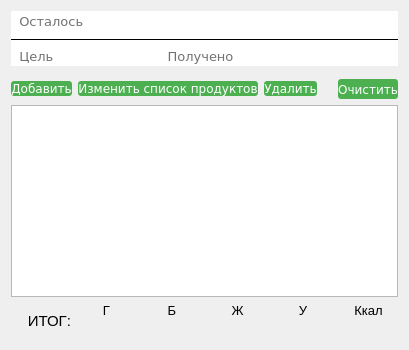
      <widget class="QWidget" name="pageCalculator">
       <layout class="QGridLayout" name="gridLayout_8">
        <item row="1" column="0">
         <layout class="QHBoxLayout" name="buttonLayout">
          <item>
           <widget class="QPushButton" name="pushButtonAdd">
            <property name="font">
             <font>
              <family>Verdana</family>
              <pointsize>9</pointsize>
             </font>
            </property>
            <property name="styleSheet">
             <string notr="true">QPushButton {
	color: rgb(255, 255, 255);
	background-color: rgb(76, 175, 80);
	border-radius: 3px;
	padding: .5em 2em;
}

QPushButton::pressed {
	background-color: rgb(89, 204, 93);
}

QPushButton::hover {
	background-color: rgb(89, 204, 93);
}</string>
            </property>
            <property name="text">
             <string>Добавить</string>
            </property>
            <property name="icon">
             <iconset resource="res/resources.qrc">
              <normaloff>:/action/images/add.png</normaloff>:/action/images/add.png</iconset>
            </property>
            <property name="iconSize">
             <size>
              <width>24</width>
              <height>24</height>
             </size>
            </property>
            <property name="autoExclusive">
             <bool>false</bool>
            </property>
           </widget>
          </item>
          <item>
           <widget class="QPushButton" name="pushButtonEdit">
            <property name="font">
             <font>
              <family>Verdana</family>
              <pointsize>9</pointsize>
             </font>
            </property>
            <property name="styleSheet">
             <string notr="true">QPushButton {
	color: rgb(255, 255, 255);
	background-color: rgb(76, 175, 80);
	border-radius: 3px;
	padding: .5em 2em;
}

QPushButton::pressed {
	background-color: rgb(89, 204, 93);
}

QPushButton::hover {
	background-color: rgb(89, 204, 93);
}</string>
            </property>
            <property name="text">
             <string>Изменить список продуктов</string>
            </property>
            <property name="icon">
             <iconset resource="res/resources.qrc">
              <normaloff>:/action/images/edit.png</normaloff>:/action/images/edit.png</iconset>
            </property>
            <property name="iconSize">
             <size>
              <width>24</width>
              <height>24</height>
             </size>
            </property>
           </widget>
          </item>
          <item>
           <widget class="QPushButton" name="pushButtonDel">
            <property name="sizePolicy">
             <sizepolicy hsizetype="Minimum" vsizetype="Fixed">
              <horstretch>0</horstretch>
              <verstretch>0</verstretch>
             </sizepolicy>
            </property>
            <property name="font">
             <font>
              <family>Verdana</family>
              <pointsize>9</pointsize>
             </font>
            </property>
            <property name="styleSheet">
             <string notr="true">QPushButton {
	color: rgb(255, 255, 255);
	background-color: rgb(76, 175, 80);
	border-radius: 3px;
	padding: .5em 2em;
}

QPushButton::pressed {
	background-color: rgb(89, 204, 93);
}

QPushButton::hover {
	background-color: rgb(89, 204, 93);
}</string>
            </property>
            <property name="text">
             <string>Удалить</string>
            </property>
            <property name="icon">
             <iconset resource="res/resources.qrc">
              <normaloff>:/action/images/delete.png</normaloff>:/action/images/delete.png</iconset>
            </property>
            <property name="iconSize">
             <size>
              <width>24</width>
              <height>24</height>
             </size>
            </property>
            <property name="flat">
             <bool>false</bool>
            </property>
           </widget>
          </item>
          <item>
           <spacer name="horizontalSpacer">
            <property name="orientation">
             <enum>Qt::Horizontal</enum>
            </property>
            <property name="sizeHint" stdset="0">
             <size>
              <width>15</width>
              <height>20</height>
             </size>
            </property>
           </spacer>
          </item>
          <item>
           <widget class="QPushButton" name="pushButtonClean">
            <property name="sizePolicy">
             <sizepolicy hsizetype="Minimum" vsizetype="Minimum">
              <horstretch>0</horstretch>
              <verstretch>0</verstretch>
             </sizepolicy>
            </property>
            <property name="font">
             <font>
              <family>Verdana</family>
              <pointsize>9</pointsize>
             </font>
            </property>
            <property name="styleSheet">
             <string notr="true">QPushButton {
	color: rgb(255, 255, 255);
	background-color: rgb(76, 175, 80);
	border-radius: 3px;
	padding: .5em 2em;
}

QPushButton::pressed {
	background-color: rgb(89, 204, 93);
}

QPushButton::hover {
	background-color: rgb(89, 204, 93);
}</string>
            </property>
            <property name="text">
             <string>Очистить</string>
            </property>
           </widget>
          </item>
         </layout>
        </item>
        <item row="3" column="0">
         <layout class="QGridLayout" name="gridLayoutConclusion">
          <item row="0" column="1">
           <widget class="QLabel" name="label_31">
            <property name="font">
             <font>
              <pointsize>10</pointsize>
              <weight>50</weight>
              <bold>false</bold>
             </font>
            </property>
            <property name="text">
             <string>Г</string>
            </property>
            <property name="alignment">
             <set>Qt::AlignCenter</set>
            </property>
           </widget>
          </item>
          <item row="0" column="5">
           <widget class="QLabel" name="label_38">
            <property name="font">
             <font>
              <pointsize>10</pointsize>
              <weight>50</weight>
              <bold>false</bold>
             </font>
            </property>
            <property name="text">
             <string>Ккал</string>
            </property>
            <property name="alignment">
             <set>Qt::AlignCenter</set>
            </property>
           </widget>
          </item>
          <item row="0" column="3">
           <widget class="QLabel" name="label_35">
            <property name="font">
             <font>
              <pointsize>10</pointsize>
              <weight>50</weight>
              <bold>false</bold>
             </font>
            </property>
            <property name="text">
             <string>Ж</string>
            </property>
            <property name="alignment">
             <set>Qt::AlignCenter</set>
            </property>
           </widget>
          </item>
          <item row="0" column="2">
           <widget class="QLabel" name="label_32">
            <property name="font">
             <font>
              <pointsize>10</pointsize>
              <weight>50</weight>
              <bold>false</bold>
             </font>
            </property>
            <property name="text">
             <string>Б</string>
            </property>
            <property name="alignment">
             <set>Qt::AlignCenter</set>
            </property>
           </widget>
          </item>
          <item row="0" column="4">
           <widget class="QLabel" name="label_36">
            <property name="font">
             <font>
              <pointsize>10</pointsize>
              <weight>50</weight>
              <bold>false</bold>
             </font>
            </property>
            <property name="text">
             <string>У</string>
            </property>
            <property name="alignment">
             <set>Qt::AlignCenter</set>
            </property>
           </widget>
          </item>
          <item row="1" column="1">
           <widget class="QLabel" name="lblWeight">
            <property name="font">
             <font>
              <pointsize>10</pointsize>
              <weight>50</weight>
              <bold>false</bold>
             </font>
            </property>
            <property name="text">
             <string/>
            </property>
            <property name="alignment">
             <set>Qt::AlignCenter</set>
            </property>
           </widget>
          </item>
          <item row="0" column="0" rowspan="2">
           <widget class="QLabel" name="label_29">
            <property name="font">
             <font>
              <pointsize>11</pointsize>
              <weight>50</weight>
              <bold>false</bold>
             </font>
            </property>
            <property name="text">
             <string>ИТОГ:</string>
            </property>
            <property name="alignment">
             <set>Qt::AlignRight|Qt::AlignTrailing|Qt::AlignVCenter</set>
            </property>
           </widget>
          </item>
          <item row="1" column="2">
           <widget class="QLabel" name="lblProtein_Conclusion">
            <property name="font">
             <font>
              <pointsize>10</pointsize>
              <weight>50</weight>
              <bold>false</bold>
             </font>
            </property>
            <property name="text">
             <string/>
            </property>
            <property name="alignment">
             <set>Qt::AlignCenter</set>
            </property>
           </widget>
          </item>
          <item row="1" column="3">
           <widget class="QLabel" name="lblFat_Conclusion">
            <property name="font">
             <font>
              <pointsize>10</pointsize>
              <weight>50</weight>
              <bold>false</bold>
             </font>
            </property>
            <property name="text">
             <string/>
            </property>
            <property name="alignment">
             <set>Qt::AlignCenter</set>
            </property>
           </widget>
          </item>
          <item row="1" column="4">
           <widget class="QLabel" name="lblCarbohydrate_Conlusion">
            <property name="font">
             <font>
              <pointsize>10</pointsize>
              <weight>50</weight>
              <bold>false</bold>
             </font>
            </property>
            <property name="text">
             <string/>
            </property>
            <property name="alignment">
             <set>Qt::AlignCenter</set>
            </property>
           </widget>
          </item>
          <item row="1" column="5">
           <widget class="QLabel" name="lblCalorie_Conclusion">
            <property name="font">
             <font>
              <pointsize>10</pointsize>
              <weight>50</weight>
              <bold>false</bold>
             </font>
            </property>
            <property name="text">
             <string/>
            </property>
            <property name="alignment">
             <set>Qt::AlignCenter</set>
            </property>
           </widget>
          </item>
         </layout>
        </item>
        <item row="2" column="0">
         <widget class="QTableView" name="tableView">
          <property name="font">
           <font>
            <family>Segoe UI</family>
            <pointsize>9</pointsize>
           </font>
          </property>
          <property name="styleSheet">
           <string notr="true"/>
          </property>
          <attribute name="horizontalHeaderCascadingSectionResizes">
           <bool>false</bool>
          </attribute>
          <attribute name="horizontalHeaderStretchLastSection">
           <bool>true</bool>
          </attribute>
          <attribute name="verticalHeaderVisible">
           <bool>false</bool>
          </attribute>
          <attribute name="verticalHeaderHighlightSections">
           <bool>false</bool>
          </attribute>
          <attribute name="verticalHeaderStretchLastSection">
           <bool>false</bool>
          </attribute>
         </widget>
        </item>
        <item row="0" column="0">
         <layout class="QGridLayout" name="gridLayout_target">
          <property name="topMargin">
           <number>0</number>
          </property>
          <property name="bottomMargin">
           <number>7</number>
          </property>
          <property name="spacing">
           <number>0</number>
          </property>
          <item row="0" column="0">
           <widget class="QLabel" name="label_3">
            <property name="font">
             <font>
              <family>Verdana</family>
              <pointsize>10</pointsize>
             </font>
            </property>
            <property name="styleSheet">
             <string notr="true">color: rgb(114, 114, 114);
background-color: rgb(255, 255, 255);</string>
            </property>
            <property name="frameShape">
             <enum>QFrame::NoFrame</enum>
            </property>
            <property name="frameShadow">
             <enum>QFrame::Plain</enum>
            </property>
            <property name="text">
             <string>  Осталось   </string>
            </property>
           </widget>
          </item>
          <item row="2" column="2">
           <widget class="QLabel" name="labelTarget">
            <property name="font">
             <font>
              <family>Verdana</family>
              <pointsize>12</pointsize>
             </font>
            </property>
            <property name="styleSheet">
             <string notr="true">background-color: rgb(255, 255, 255);
color: rgb(64, 165, 223);</string>
            </property>
            <property name="text">
             <string/>
            </property>
            <property name="alignment">
             <set>Qt::AlignRight|Qt::AlignTrailing|Qt::AlignVCenter</set>
            </property>
           </widget>
          </item>
          <item row="2" column="0">
           <widget class="QLabel" name="label_5">
            <property name="font">
             <font>
              <family>Verdana</family>
              <pointsize>10</pointsize>
             </font>
            </property>
            <property name="styleSheet">
             <string notr="true">color: rgb(114, 114, 114);
background-color: rgb(255, 255, 255);</string>
            </property>
            <property name="text">
             <string>  Цель</string>
            </property>
           </widget>
          </item>
          <item row="2" column="8">
           <widget class="QLabel" name="labelRecievedCcal">
            <property name="font">
             <font>
              <family>Verdana</family>
              <pointsize>12</pointsize>
             </font>
            </property>
            <property name="styleSheet">
             <string notr="true">background-color: rgb(255, 255, 255);
color: rgb(250, 150, 90);</string>
            </property>
            <property name="text">
             <string/>
            </property>
           </widget>
          </item>
          <item row="2" column="7">
           <widget class="QLabel" name="labelRecieved">
            <property name="font">
             <font>
              <family>Verdana</family>
              <pointsize>12</pointsize>
             </font>
            </property>
            <property name="styleSheet">
             <string notr="true">background-color: rgb(255, 255, 255);
color: rgb(250, 150, 90);</string>
            </property>
            <property name="text">
             <string/>
            </property>
            <property name="alignment">
             <set>Qt::AlignRight|Qt::AlignTrailing|Qt::AlignVCenter</set>
            </property>
           </widget>
          </item>
          <item row="2" column="6">
           <widget class="QLabel" name="label_7">
            <property name="font">
             <font>
              <family>Verdana</family>
              <pointsize>10</pointsize>
             </font>
            </property>
            <property name="styleSheet">
             <string notr="true">color: rgb(114, 114, 114);
background-color: rgb(255, 255, 255);
</string>
            </property>
            <property name="text">
             <string>             Получено   </string>
            </property>
           </widget>
          </item>
          <item row="1" column="0" colspan="11">
           <widget class="QLabel" name="label">
            <property name="styleSheet">
             <string notr="true">background-color: rgb(255, 255, 255);</string>
            </property>
            <property name="frameShape">
             <enum>QFrame::HLine</enum>
            </property>
            <property name="text">
             <string/>
            </property>
           </widget>
          </item>
          <item row="2" column="10">
           <widget class="QLabel" name="label_39">
            <property name="sizePolicy">
             <sizepolicy hsizetype="Expanding" vsizetype="Preferred">
              <horstretch>0</horstretch>
              <verstretch>0</verstretch>
             </sizepolicy>
            </property>
            <property name="styleSheet">
             <string notr="true">color: rgb(76, 175, 80);
background-color: rgb(255, 255, 255);
</string>
            </property>
            <property name="text">
             <string/>
            </property>
           </widget>
          </item>
          <item row="0" column="6" colspan="5">
           <widget class="QLabel" name="label_21">
            <property name="styleSheet">
             <string notr="true">color: rgb(76, 175, 80);
background-color: rgb(255, 255, 255);
</string>
            </property>
            <property name="text">
             <string/>
            </property>
           </widget>
          </item>
          <item row="0" column="5">
           <widget class="QLabel" name="labelLeftedCcal">
            <property name="font">
             <font>
              <family>Verdana</family>
              <pointsize>13</pointsize>
             </font>
            </property>
            <property name="styleSheet">
             <string notr="true">color: rgb(76, 175, 80);
background-color: rgb(255, 255, 255);
</string>
            </property>
            <property name="text">
             <string/>
            </property>
           </widget>
          </item>
          <item row="0" column="2">
           <widget class="QLabel" name="labelLefted">
            <property name="font">
             <font>
              <family>Verdana</family>
              <pointsize>13</pointsize>
             </font>
            </property>
            <property name="styleSheet">
             <string notr="true">color: rgb(76, 175, 80);
background-color: rgb(255, 255, 255);
</string>
            </property>
            <property name="text">
             <string/>
            </property>
            <property name="alignment">
             <set>Qt::AlignRight|Qt::AlignTrailing|Qt::AlignVCenter</set>
            </property>
           </widget>
          </item>
          <item row="2" column="5">
           <widget class="QLabel" name="labelTargetCcal">
            <property name="font">
             <font>
              <family>Verdana</family>
              <pointsize>12</pointsize>
             </font>
            </property>
            <property name="styleSheet">
             <string notr="true">background-color: rgb(255, 255, 255);
color: rgb(64, 165, 223);</string>
            </property>
            <property name="text">
             <string/>
            </property>
           </widget>
          </item>
         </layout>
        </item>
       </layout>
      </widget>
